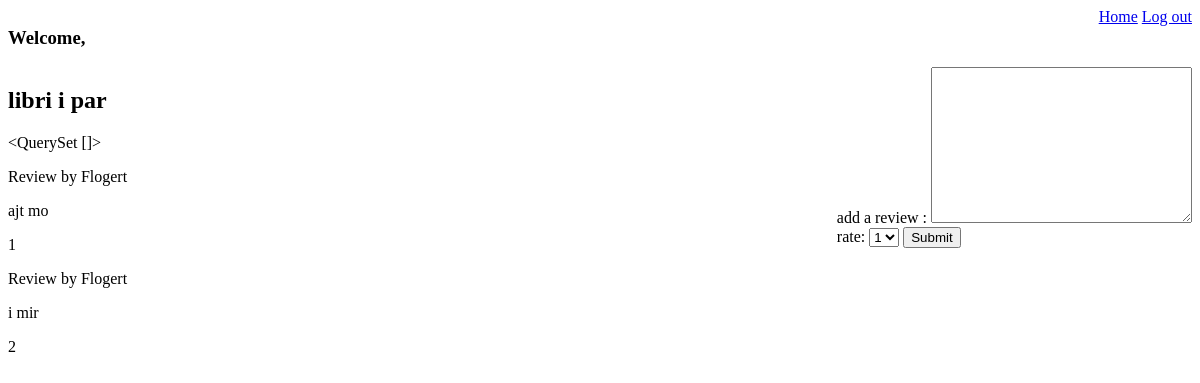
/books/2 (signed in), run on the app's committed database.
### myApp2/models.py (models this page shows)
class Book(models.Model):
    title = models.CharField(max_length = 60)
    user = models.ForeignKey(User, related_name = 'books', on_delete = models.CASCADE )
    desc = models.TextField()
    created_at = models.DateTimeField(auto_now_add = True)
    updated_at= models.DateTimeField(auto_now = True)

class Review(models.Model):
    user = models.ForeignKey(User, related_name = 'reviews', on_delete = models.CASCADE )
    rate = models.IntegerField()
    book = models.ForeignKey(Book, related_name = 'reviews', on_delete = models.CASCADE )
    text = models.TextField()
    created_at = models.DateTimeField(auto_now_add = True)
    updated_at = models.DateTimeField(auto_now = True)

class User(models.Model):
    first_name = models.CharField(max_length = 60)
    last_name = models.CharField(max_length = 60)
    email = models.CharField(max_length = 100)
    password = models.CharField(max_length = 150)
    created_at = models.DateTimeField(auto_now_add = True)
    updated_at = models.DateTimeField(auto_now = True)
    objects = CourseManager()

### myApp2/views.py (the view)
# urls.py: path('books/<str:id>', views.bookView),
def bookView(request,id):
    context = {
        "user": User.objects.get(id=request.session['userid']),
        "book" :Book.objects.get(id=id),
        "authors":Author.objects.all()
    }
    return render(request, "books.html", context)

### myApp2/templates/books.html (shortened to what this page needs)
<!DOCTYPE html>
<html lang="en">
<head>
    {% load static %}
<link rel="stylesheet" type="text/css" href="{% static 'css/index.css' %}">
</head>
<body>
    <header>
        <h3>Welcome,{{user.name}}</h3>
        <div>
            <a href="/">Home</a>
            <a href="/logout">Log out</a>
        </div>
    </header>
    <div class="d-flex" >
    <div>
    <h2>{{book.title}}
        </h2>
        {{book.authors.all}}
         <br>
        {% for review in book.reviews.all %}
        <p>Review by {{review.user.first_name}}</p>
        <p> {{review.text}}</p>
        <p> {{review.rate}}</p>
        {% endfor %}
    </div>
    <div>
        <form action="/books/{{book.id}}/addReview" method="POST">
            add a review :
            <textarea name="review" id="review" cols="30" rows="10">
            </textarea> <br>
            rate:
      <select name="rate" id="rate">
        <option value="1">1</option>
      </select>
      <button>Submit</button>
        </form>
    </div>
</div>
</body>
</html>

### myApp2/static/css/index.css (style rules this page uses)
header { display: flex; justify-content: space-between; }
.d-flex { display: flex; justify-content: space-between; }

### data on the page
Book: title "libri i par", authors.all "<QuerySet []>"
Review: user.first_name "Flogert", text "ajt mo", rate "1"
Review: user.first_name "Flogert", text "i mir", rate "2"
